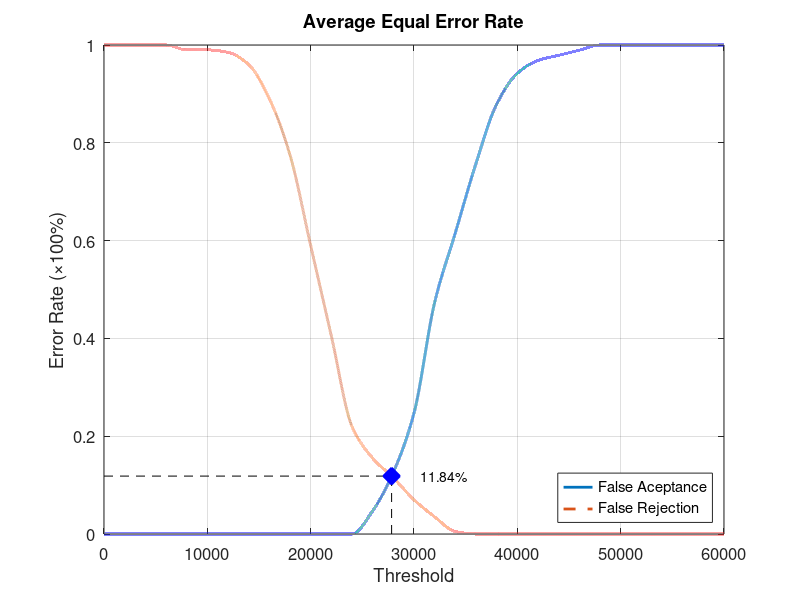
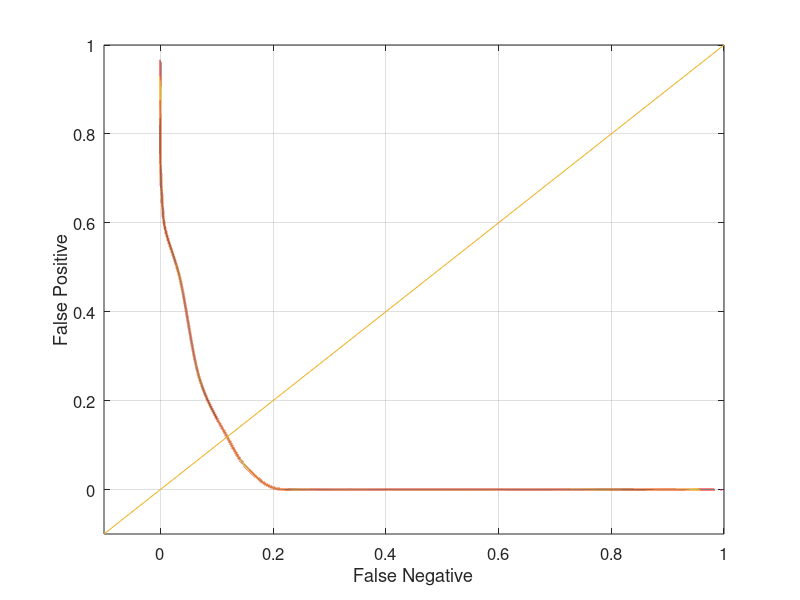

Here is the MATLAB script that generated these plots, in order:
function yEER = Database1_2
close all;
clear;
clc;
x = 0:2000:60000;
xq = 0:0.5:60000;

y0 = [0 0 0 0 0 0 0 0 0 0 0 0 0 0.0473684 0.126316 0.247368 0.473684 0.615789 0.757895 0.878947 0.942105 0.968421 0.978947 0.989474 1 1 1 1 1 1 1];
yy0 = interp1(x, y0, xq, 'pchip');
y1 = [1 1 1 1 0.99 0.99 0.985 0.96 0.89 0.775 0.59 0.405 0.22 0.155 0.115 0.07 0.035 0.005 0 0 0 0 0 0 0 0 0 0 0 0 0];
yy1 = interp1(x, y1, xq, 'pchip');

% Calculating EER: 
y2 = abs(y0 - y1);
find(y2 == min(y2))
yy2 = abs(yy0 - yy1);
xEER = find(yy2 == min(yy2));
xEERIndex = xq(xEER) % X-axis EER
yEER = yy0(xEER) % Y-axis EER

main = figure
plot(xq, yy0,'-','LineWidth', 2);	hold on
plot(xq, yy1,'--','LineWidth', 2);	hold on
plot([xEERIndex xEERIndex], [0 yEER], 'k--');	hold on
plot([0 xEERIndex], [yEER yEER], 'k--');	hold on
plot(xEERIndex, yEER, 'bx', 'LineWidth', 10);	hold on
text(xEERIndex + 10 * xEERIndex / 100, yEER, [num2str(round((10000 * yEER)) / 100) '%'])
legend('False Aceptance', 'False Rejection', 'Location', 'SouthEast')
xlabel('Threshold')
ylabel('Error Rate (\times100%)')
title('Average Equal Error Rate')
set(gca, 'FontSize', 12)
axis([0 60000 0 1])
grid on

print(main, 'Database1_2Main', '-dpng');
FNRxFPR = figure('Color', [1 1 1]);
plot(yy1, yy0, '-', yy1, yy0, 'LineWidth', 2);
hold on
y = -0.1:0.1:1
plot(y, y); 
set(gca, 'FontSize', 12)
xlabel('False Negative')
ylabel('False Positive')
axis([-0.1 1 -0.1 1])
set(gca, 'FontSize', 12)
grid on

print(FNRxFPR, 'Database1_2FNRxFPR','-dpng');
end
